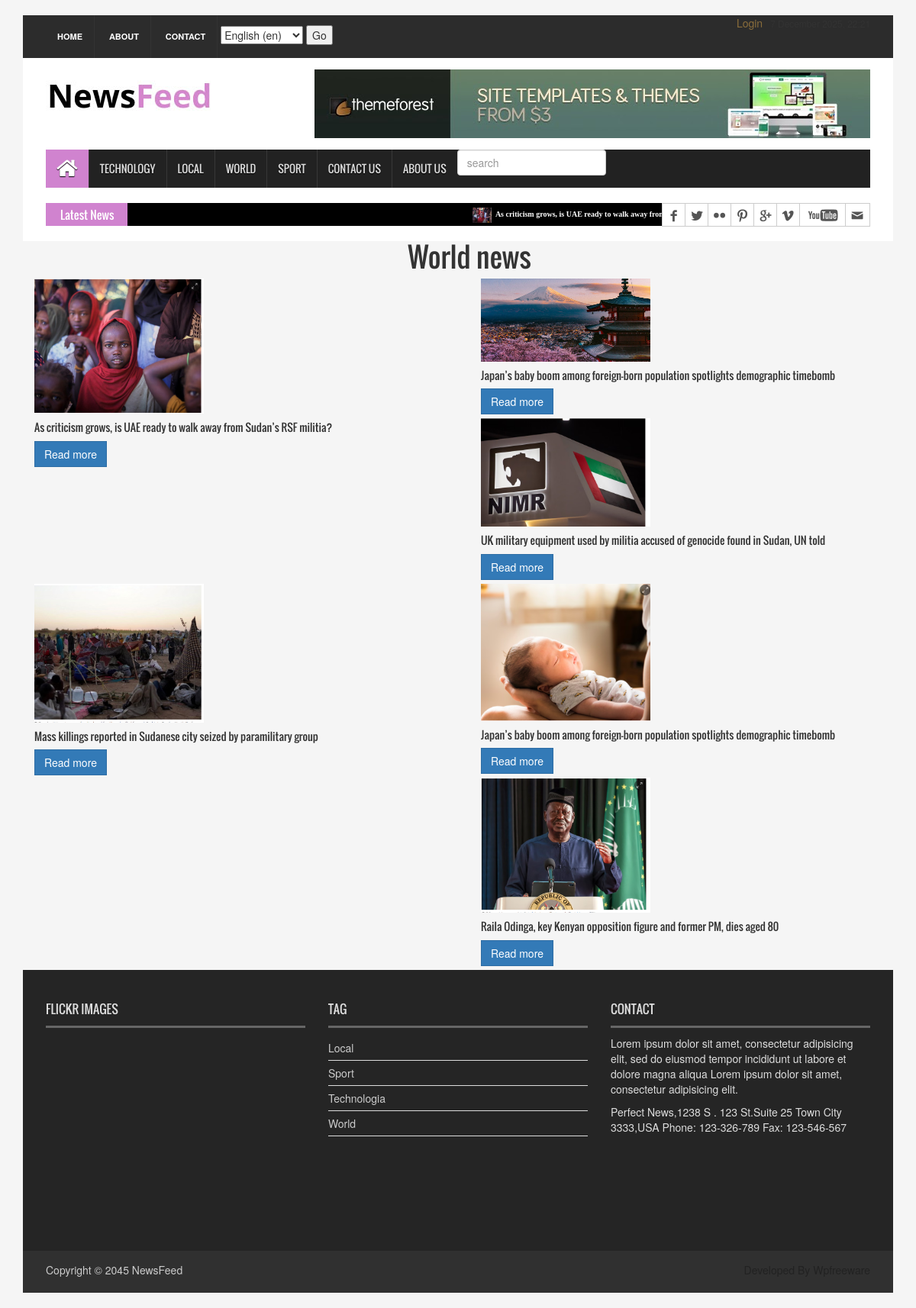
The app's page /world/, older data.
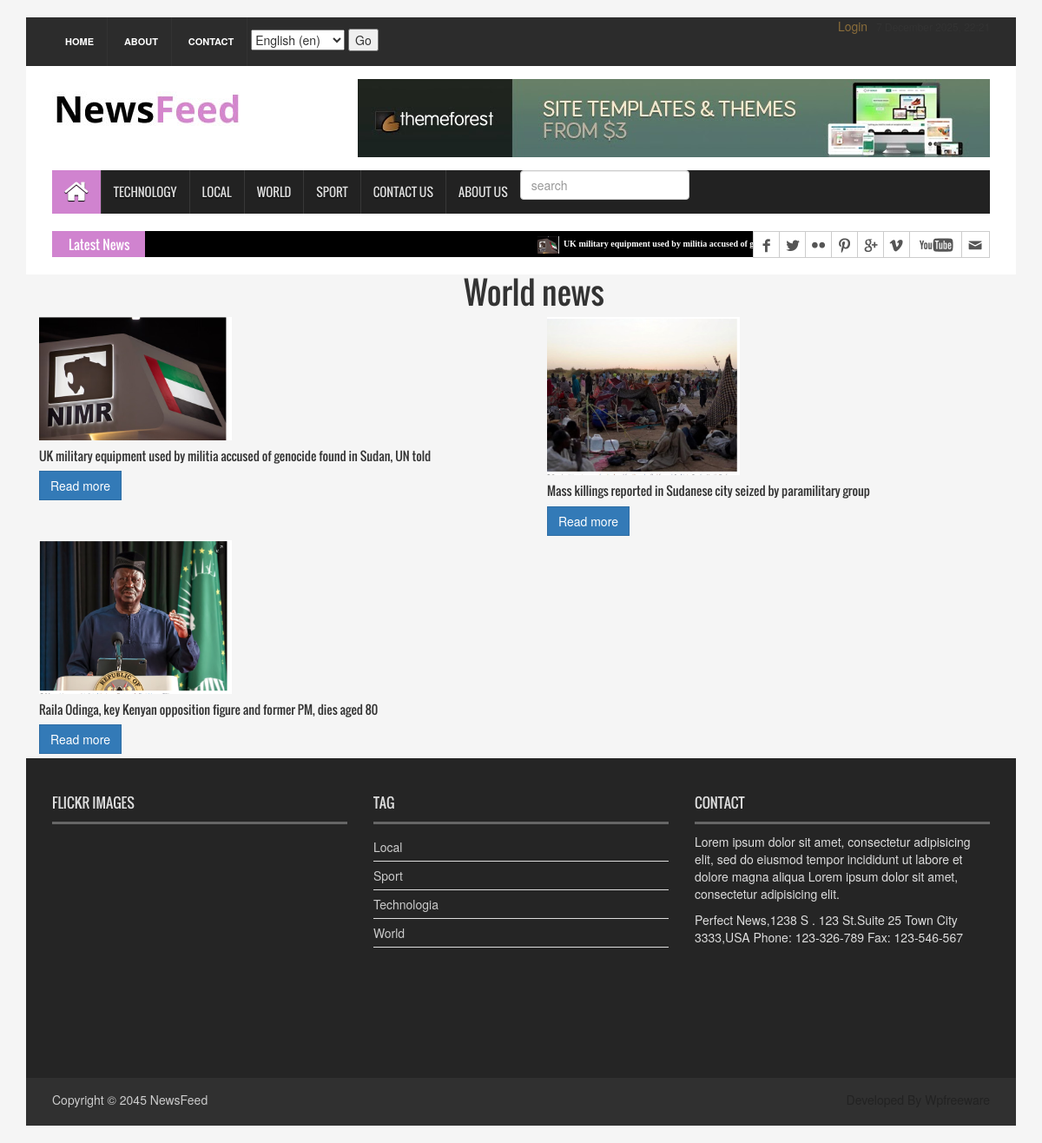
The same page, newer data.
### news_app/models.py (models this page shows, shortened)
class News(models.Model):
    class Status(models.TextChoices):
        Draft = 'Dr','Draft'
        Published = 'Pb','Published'
    title = models.CharField(max_length=250)
    slug = models.SlugField(max_length=250)
    body = models.TextField()
    image = models.ImageField(upload_to='news/images')
    category = models.ForeignKey(Category,
                                 on_delete=models.CASCADE)
    publish_time=models.DateTimeField(default=timezone.now)
    created_time=models.DateTimeField(auto_now_add=True)
    updated_time=models.DateTimeField(auto_now=True)
    status = models.CharField(max_length=2,choices=Status.choices, default=Status.Draft)
    objects = models.Manager()
    published = PublishedManager()
    class Meta:
        ordering = ['-publish_time']
    def get_absolute_url(self):
        return reverse('news_detail', args={self.slug})

class Category(models.Model):
    name = models.CharField(max_length=150)

### news_app/views.py (the view)
# urls.py: path('world/',WorldNewsView.as_view(), name='world_news'),
class WorldNewsView(ListView):
    model = News
    template_name = 'news/world_news.html'
    context_object_name = 'world_news'
    def get_queryset(self):
        news=News.published.all().filter(category__name="World")
        return news

### news_app/context_processor.py (called while the page is built)
def latest_news(request):
    category_news = Category.objects.all()
    latest_news = News.published.all().order_by('-publish_time')[:10]
    context = {"latest_news": latest_news, "category_news": category_news}
    return context

### news_app/models.py (called while the page is built)
    def get_queryset(self):
        return super().get_queryset().filter(status=News.Status.Published)

### templates/news/world_news.html (shortened to what this page needs)
{% extends 'news/base.html' %}
{% load static %}
{% block content %}
<div class="container py-5">
<h1 class="text-center mb-4">World news </h1>
<div class="row g-4">
   {% for news in world_news %}
    <div class="col-nd-4 col-sm-6 col-12">
    <div class="card h-100 shadow-sm border-0 rounded-4 overflow-hidden">
            <a href="{{ news.get_absolute_url }}">
            <img src="{{ news.image.url }}" class="card-ing-top" alt="{{ news.title }}" style="width: 40%" >
            </a>
        <div class="card-body d-flex flex-column justify-content-between">
            <h5 class="card-title text-dark fw-bold"> {{ news.title }}</h5>
            <a href="{{ news.get_absolute_url }}" class="btn btn-primary w-100 mt-2 rounded-pill"> Read more</a>
        </div>
    </div>
    </div>
       {% empty %}
       <p class="text-center text-muted"> No more available yet.</p>
    {% endfor %}
</div>
</div>
{% endblock content %}

### templates/news/base.html (shortened to what the changed rows need)
{% load static %}
{% load i18n %}
<!DOCTYPE html>
<html>
<head>
<link rel="stylesheet" href="https://cdnjs.cloudflare.com/ajax/libs/font-awesome/6.5.0/css/all.min.css">
<link rel="stylesheet" href="https://cdn.jsdelivr.net/npm/bootstrap-icons@1.11.3/font/bootstrap-icons.css">
<link rel="stylesheet" type="text/css" href="{% static 'css/bootstrap.min.css' %}">
<link rel="stylesheet" type="text/css" href="{% static 'css/font-awesome.min.css'  %}">
<link rel="stylesheet" type="text/css" href="{% static 'css/animate.css' %}">
<link rel="stylesheet" type="text/css" href=" {% static 'css/font.css' %}">
<link rel="stylesheet" type="text/css" href="{% static 'css/li-scroller.css' %}">
<link rel="stylesheet" type="text/css" href=" {%static 'css/slick.css'%}">
<link rel="stylesheet" type="text/css" href="{% static 'css/jquery.fancybox.css' %}">
<link rel="stylesheet" type="text/css" href="{% static 'css/theme.css'%}">
<link rel="stylesheet" type="text/css" href="{%static 'css/style.css'%}">
</head>
<body>
<div class="container">
                        {% get_current_language as LANGUAGE_CODE %}
                        {% get_available_languages as LANGUAGES %}
                        {% get_language_info_list for LANGUAGES as languages %}
  <section id="newsSection">
    <div class="row">
      <div class="col-lg-12 col-md-12">
        <div class="latest_newsarea"> <span>Latest News</span>
          <ul id="ticker01" class="news_sticker">
              {% for news in latest_news %}
            <li><a href="#"><img src="{{ news.image.url }}" alt="">{{ news.title }}</a></li>
               {% endfor %}
          </ul>
        </div>
      </div>
    </div>
  </section>
{% block content %}
{% endblock content %}
<footer id="footer">
    <div class="footer_top">
      <div class="row">
        <div class="col-lg-4 col-md-4 col-sm-4">
          <div class="footer_widget wow fadeInLeftBig">
            <h2>Flickr Images</h2>
          </div>
        </div>
        <div class="col-lg-4 col-md-4 col-sm-4">
          <div class="footer_widget wow fadeInDown">
            <h2>Tag</h2>
            <ul class="tag_nav">
                {% for category in category_news %}
              <li><a href="#"> {{ category.name }}</a></li>
             {% endfor %}
            </ul>
          </div>
        </div>
        <div class="col-lg-4 col-md-4 col-sm-4">
          <div class="footer_widget wow fadeInRightBig">
            <h2>Contact</h2>
          </div>
        </div>
      </div>
    </div>
  </footer>
</div>
</body>

Row changes from the older to the newer data that the page shows:
removed News: image (picture), title "As criticism grows, is UAE ready to walk away from Sudan’s RSF militia?"
removed News: image (picture), title "Japan’s baby boom among foreign-born population spotlights demographic timebomb"
removed News: image (picture), title "Japan’s baby boom among foreign-born population spotlights demographic timebomb", shown under "World news"
now on one of the page's lists (row unchanged): News: title "UK military equipment used by militia accused of genocide found in Sudan, UN told"
